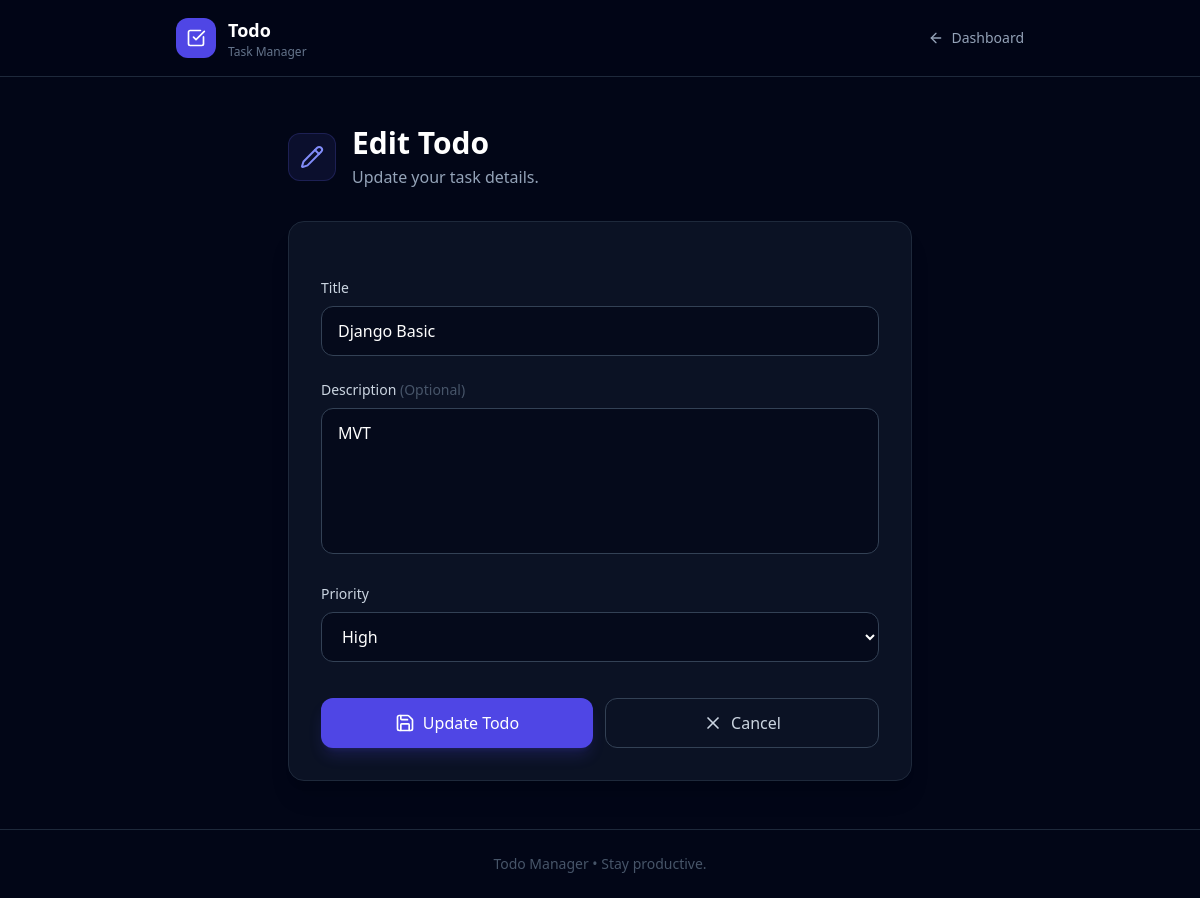
/todos/update/1/ (signed in), run on the app's committed database.
### todos/models.py (models this page shows, shortened)
class Todo(models.Model):
    PRIORITY_CHOICES = [("low", "Low"),("medium", "Medium"),("high", "High"),]
    user = models.ForeignKey(User,on_delete=models.CASCADE,related_name="todos")
    title = models.CharField(max_length=200)
    description = models.TextField(blank=True)
    priority = models.CharField(max_length=10,choices=PRIORITY_CHOICES,default="medium")
    completed = models.BooleanField(default=False)
    created_at = models.DateTimeField(auto_now_add=True)

### todos/views.py (the view)
# urls.py: path("update/<int:pk>/",TodoUpdateView.as_view(),name="todo_update"),
class TodoUpdateView(LoginRequiredMixin, UpdateView):
    model = Todo
    fields = ["title","description","priority",]
    template_name = "todos/todo_form.html"
    success_url = reverse_lazy("todo_dashboard")
    login_url = reverse_lazy("login")
    def get_queryset(self):
        return Todo.objects.filter(user=self.request.user)

### todos/templates/todos/todo_form.html (shortened to what this page needs)
<!DOCTYPE html>
<html lang="en">
<head>
    <script src="https://cdn.tailwindcss.com"></script>
</head>
<body class="min-h-screen bg-slate-950 text-white">
    <nav class="border-b border-slate-800 bg-slate-950/80 backdrop-blur">
        <div class="max-w-4xl mx-auto px-6 py-4">
            <div class="flex items-center justify-between">
                <a href="{% url 'todo_dashboard' %}"
                   class="flex items-center gap-3">
                    <div class="w-10 h-10 rounded-xl
                                bg-indigo-600
                                flex items-center justify-center">
                        <i data-lucide="check-square"
                           class="w-5 h-5">
                        </i>
                    </div>
                    <div>
                        <h1 class="font-bold text-lg">
                            Todo
                        </h1>
                        <p class="text-xs text-slate-500">
                            Task Manager
                        </p>
                    </div>
                </a>
                <a href="{% url 'todo_dashboard' %}"
                   class="flex items-center gap-2
                          text-sm text-slate-400
                          hover:text-white
                          transition">
                    <i data-lucide="arrow-left"
                       class="w-4 h-4">
                    </i>
                    Dashboard
                </a>
            </div>
        </div>
    </nav>
    <main class="max-w-2xl mx-auto px-6 py-12">
        <div class="mb-8">
            <div class="flex items-center gap-4">
                <div class="w-12 h-12 rounded-xl
                            bg-indigo-500/10
                            border border-indigo-500/20
                            flex items-center justify-center">
                    {% if form.instance.pk %}
                        <i data-lucide="pencil"
                           class="w-6 h-6 text-indigo-400">
                        </i>
                    {% else %}
                        <i data-lucide="plus"
                           class="w-6 h-6 text-indigo-400">
                        </i>
                    {% endif %}
                </div>
                <div>
                    <h1 class="text-3xl font-bold">
                        {% if form.instance.pk %}
                            Edit Todo
                        {% else %}
                            Create Todo
                        {% endif %}
                    </h1>
                    <p class="text-slate-400 mt-1">
                        {% if form.instance.pk %}
                            Update your task details.
                        {% else %}
                            Add a new task to your list.
                        {% endif %}
                    </p>
                </div>
            </div>
        </div>
        <div class="bg-slate-900/70
                    border border-slate-800
                    rounded-2xl
                    p-6 md:p-8
                    shadow-xl">
            <form method="POST"
                  class="space-y-6">
                <div>
                    <label for="{{ form.title.id_for_label }}"
                           class="block
                                  text-sm
                                  font-medium
                                  text-slate-300
                                  mb-2">
                        Title
                    </label>
                    <input
                        type="text"
                        name="{{ form.title.name }}"
                        id="{{ form.title.id_for_label }}"
                        value="{{ form.title.value|default:'' }}"
                        placeholder="What do you need to do?"
                        maxlength="200"
                        required
                        class="w-full
                               bg-slate-950/60
                               border border-slate-700
                               rounded-xl
                               py-3 px-4
                               text-white
                               placeholder-slate-500
                               outline-none
                               transition
                               focus:border-indigo-500
                               focus:ring-2
                               focus:ring-indigo-500/20"
                    >
                </div>
                <div>
                    <label for="{{ form.description.id_for_label }}"
                           class="block
                                  text-sm
                                  font-medium
                                  text-slate-300
                                  mb-2">
                        Description
                        <span class="text-slate-600 font-normal">
                            (Optional)
                        </span>
                    </label>
                    <textarea
                        name="{{ form.description.name }}"
                        id="{{ form.description.id_for_label }}"
                        rows="5"
                        placeholder="Add more details about this task..."
                        class="w-full
                               bg-slate-950/60
                               border border-slate-700
                               rounded-xl
                               py-3 px-4
                               text-white
                               placeholder-slate-500
                               outline-none
                               resize-none
                               transition
                               focus:border-indigo-500
                               focus:ring-2
                               focus:ring-indigo-500/20"
                    >{{ form.description.value|default:'' }}</textarea>
                </div>
                <div>
                    <label for="{{ form.priority.id_for_label }}"
                           class="block
                                  text-sm
                                  font-medium
                                  text-slate-300
                                  mb-2">
                        Priority
                    </label>
                    <select
                        name="{{ form.priority.name }}"
                        id="{{ form.priority.id_for_label }}"
                        class="w-full
                               bg-slate-950/60
                               border border-slate-700
                               rounded-xl
                               py-3 px-4
                               text-white
                               outline-none
                               transition
                               focus:border-indigo-500
                               focus:ring-2
                               focus:ring-indigo-500/20"
                    >
                        {% for value, label in form.priority.field.choices %}
                            <option
                                value="{{ value }}"
                                {% if form.priority.value == value %}
                                    selected
                                {% endif %}
                            >
                                {{ label }}
                            </option>
                        {% endfor %}
                    </select>
                </div>
                <div class="flex flex-col sm:flex-row
                            gap-3
                            pt-3">
                    <button
                        type="submit"
                        class="flex-1
                               flex
                               items-center
                               justify-center
                               gap-2
                               bg-indigo-600
                               hover:bg-indigo-500
                               text-white
                               font-medium
                               py-3
                               px-5
                               rounded-xl
                               shadow-lg
                               shadow-indigo-600/20
                               transition"
                    >
                        {% if form.instance.pk %}
                            <i data-lucide="save"
                               class="w-5 h-5">
                            </i>
                            Update Todo
                        {% else %}
                            <i data-lucide="plus"
                               class="w-5 h-5">
                            </i>
                            Create Todo
                        {% endif %}
                    </button>
                    <a href="{% url 'todo_dashboard' %}"
                       class="flex-1
                              flex
                              items-center
                              justify-center
                              gap-2
                              border border-slate-700
                              text-slate-300
                              hover:bg-slate-800
                              hover:text-white
                              py-3
                              px-5
                              rounded-xl
                              transition">
                        <i data-lucide="x"
                           class="w-5 h-5">
                        </i>
                        Cancel
                    </a>
                </div>
            </form>
        </div>
    </main>
    <footer class="border-t border-slate-800">
        <div class="max-w-4xl mx-auto px-6 py-6
                    text-center
                    text-sm
                    text-slate-600">
            Todo Manager • Stay productive.
        </div>
    </footer>
</body>
</html>

### data on the page
Todo: title "Django Basic", description "MVT", priority "High"
